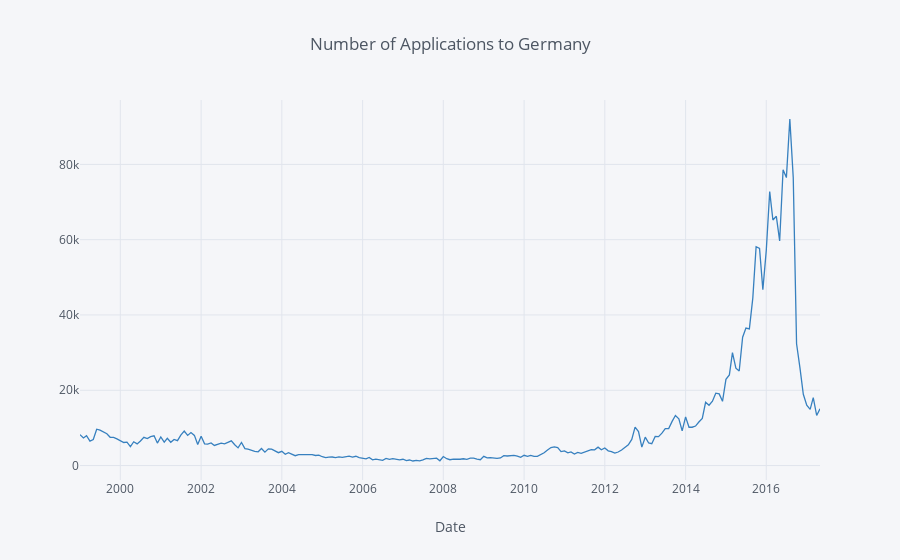

The cell this chart's notebook holds for it:
### Markdown cell above
Let us focus on `Country`=`Germany`.

### Code cell
data_df \
    .query('Country == "Germany"') \
    .groupby('Date') \
    .agg({'Value': np.sum}) \
    .iplot(
        title='Number of Applications to Germany', 
        xTitle='Date', 
        color='blue'
    )

### Figure 1 — Plotly figure (JSON) as saved in the notebook; plotly's stock layout.template omitted (floating-point values rounded to 4 significant figures; data arrays with more than 128 entries replaced by an {"elided": "..."} marker saying what was removed)
{"data": [{"line": {"color": "rgba(55, 128, 191, 1.0)", "dash": "solid", "shape": "linear", "width": 1.3}, "mode": "lines", "name": "Value", "text": "", "type": "scatter", "uid": "354c1340-94cc-44e2-b2ce-d8d74cc312d6", "x": {"elided": "221 str values"}, "y": {"elided": "221 int values"}}], "layout": {"legend": {"bgcolor": "#F5F6F9", "font": {"color": "#4D5663"}}, "paper_bgcolor": "#F5F6F9", "plot_bgcolor": "#F5F6F9", "title": {"font": {"color": "#4D5663"}, "text": "Number of Applications to Germany"}, "xaxis": {"gridcolor": "#E1E5ED", "showgrid": true, "tickfont": {"color": "#4D5663"}, "title": {"font": {"color": "#4D5663"}, "text": "Date"}, "zerolinecolor": "#E1E5ED"}, "yaxis": {"gridcolor": "#E1E5ED", "showgrid": true, "tickfont": {"color": "#4D5663"}, "title": {"font": {"color": "#4D5663"}, "text": ""}, "zerolinecolor": "#E1E5ED"}}}
